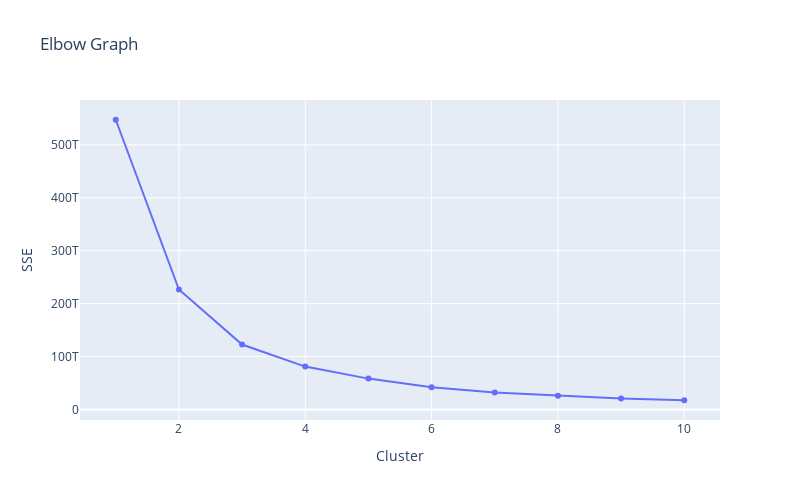

The notebook cell saved with this chart:
### Markdown cell above
### We need to select the Number of clusters, we are using Elbow plot

### Code cell
fig = px.line(x=k_range, y=sse, title='Elbow Graph', markers=True, labels={'x': 'Cluster', 'y': 'SSE'})
fig.update_layout(width=800, height=500)
fig.show()

### Figure 1 — Plotly figure (JSON) as saved in the notebook; plotly's stock layout.template omitted (floating-point values rounded to 4 significant figures)
{"data": [{"hovertemplate": "Cluster=%{x}<br>SSE=%{y}<extra></extra>", "legendgroup": "", "line": {"color": "#636efa", "dash": "solid"}, "marker": {"symbol": "circle"}, "mode": "markers+lines", "name": "", "orientation": "v", "showlegend": false, "type": "scatter", "x": [1, 2, 3, 4, 5, 6, 7, 8, 9, 10], "xaxis": "x", "y": [547400000000000.0, 226700000000000.0, 122700000000000.0, 81040000000000.0, 58340000000000.0, 42040000000000.0, 31860000000000.0, 25750000000000.0, 20800000000000.0, 17460000000000.0], "yaxis": "y"}], "layout": {"height": 500, "legend": {"tracegroupgap": 0}, "title": {"text": "Elbow Graph"}, "width": 800, "xaxis": {"anchor": "y", "autorange": true, "domain": [0, 1], "range": [0.434, 10.57], "title": {"text": "Cluster"}, "type": "linear"}, "yaxis": {"anchor": "x", "autorange": true, "domain": [0, 1], "range": [-19860000000000.0, 584700000000000.0], "title": {"text": "SSE"}, "type": "linear"}}}
